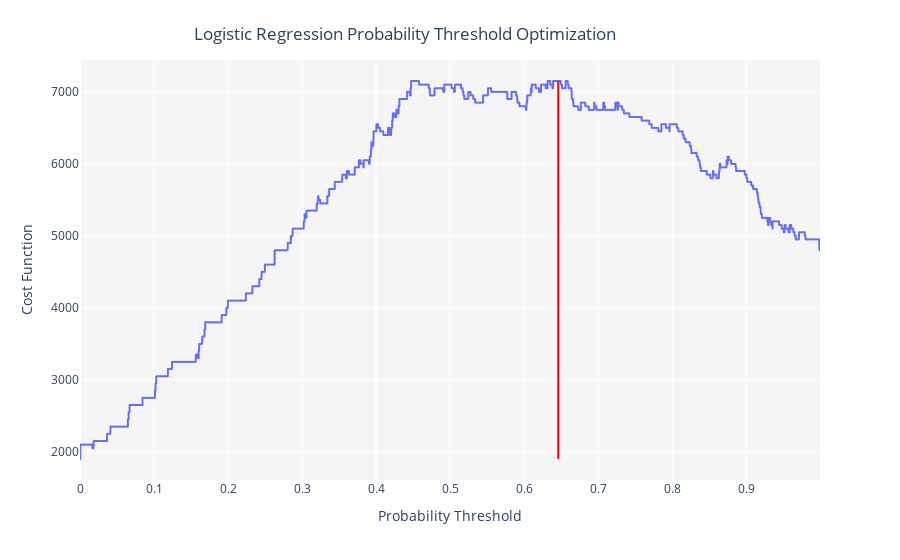

The notebook cell saved with this chart:
### Code cell
optimized_threshold = optimize_threshold(blender_specific, true_negative=50, false_negative=0, false_positive=-50, true_positive=50)

### Figure 1 — Plotly figure (JSON) as saved in the notebook; plotly's stock layout.template omitted (floating-point values rounded to 4 significant figures; data arrays with more than 128 entries replaced by an {"elided": "..."} marker saying what was removed)
{"data": [{"hovertemplate": "Probability Threshold=%{x}<br>Cost Function=%{y}<extra></extra>", "legendgroup": "", "line": {"color": "#636efa", "dash": "solid", "shape": "linear"}, "mode": "lines", "name": "", "showlegend": false, "type": "scattergl", "x": {"elided": "10000 float values"}, "xaxis": "x", "y": {"elided": "10000 int values"}, "yaxis": "y"}], "layout": {"legend": {"tracegroupgap": 0}, "margin": {"t": 60}, "plot_bgcolor": "rgb(245,245,245)", "shapes": [{"line": {"color": "red", "width": 2}, "type": "line", "x0": 0.6462, "x1": 0.6462, "y0": 1900, "y1": 7150}], "title": {"text": "Logistic Regression Probability Threshold Optimization", "x": 0.45, "xanchor": "center", "y": 0.95, "yanchor": "top"}, "xaxis": {"anchor": "y", "domain": [0, 1], "title": {"text": "Probability Threshold"}}, "yaxis": {"anchor": "x", "domain": [0, 1], "title": {"text": "Cost Function"}}}}
